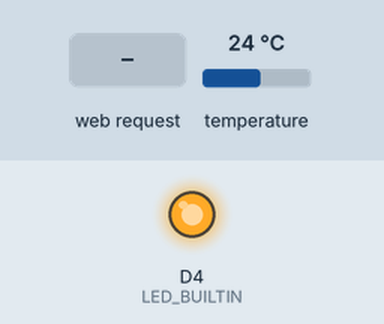
This sketch was run on a simulated ESP8266 (NodeMCU). Parts: output pins drawn as LEDs (lit = HIGH, except the on-board LED, lit = LOW). Dashed ring = blinking. The inputs (shaded band) are chosen by the test bench; at power-on: temperature 24 °C. WiFi joins after 1.5 s; servers stay silent unless stated; EEPROM starts erased; what the sketch prints to the serial monitor is not drawn.

Above: at 0.1 s.
At 2.57 s:
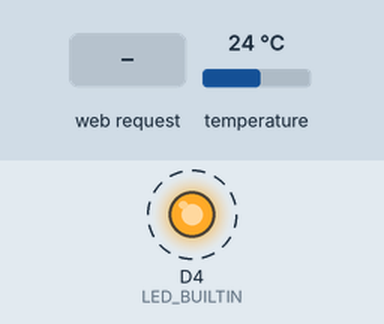
2.8 s: HTTP request GET /setinterval?interval=1 received
At 6.4 s:
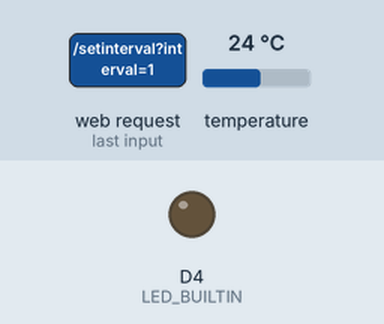
Timing chart, 0 to 22.5 s (numbered marks = the images above; inputs shaded):
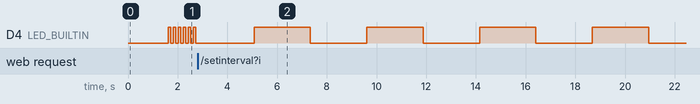

Measured:
- by itself, D4 (LED_BUILTIN): alternates HIGH for 2.3 s and LOW for 2.3 s

The sketch:

esp8266_measuring.ino
```cpp
#include <ESP8266WiFi.h>
#include <ESP8266WebServer.h>
#include <OneWire.h>
#include <DallasTemperature.h>
#include <WiFiUdp.h>
#include <EEPROM.h>
#define SENSORS_PIN D7


OneWire oneWire1(SENSORS_PIN);

DallasTemperature sensors(&oneWire1);

const int numSensors = 3;
const int maxRecords = numSensors * 1000;
const int INTERVAL_ADDRESS_IN_EEPROM = 0;
float temperatures[maxRecords];
unsigned long timestamps[maxRecords];
int ids[maxRecords];
int dataIndex = 0;
unsigned long lastMillis = 0;
int interval = 10000;


unsigned long blink = 0;
int blink_type = 0;

const char* ssid = "YOUR-SSID";
const char* password = "YOUR-PASSWORD";

ESP8266WebServer server(80);
WiFiUDP udp;
const unsigned int udpPort = 4210;
unsigned long lastUdpMillis = 0;

int sensor_ids[numSensors] = {1,2,3};

void writeToEEPROM(int address, int value) {
  EEPROM.put(address, value);
  EEPROM.commit();
}

int readFromEEPROM(int address) {
  int value;
  EEPROM.get(address, value);
  return value;
}

void setup() {
  pinMode(SENSORS_PIN, INPUT_PULLUP);
  pinMode(LED_BUILTIN, OUTPUT);

  sensors.begin();

  Serial.begin(9600);
  EEPROM.begin(512);

  interval = readFromEEPROM(INTERVAL_ADDRESS_IN_EEPROM);
  if (interval <= 0 || interval > 60000) {
    interval = 10000;
    writeToEEPROM(INTERVAL_ADDRESS_IN_EEPROM, interval);
    Serial.println("Interval set to default value: 10000 milliseconds");
  } else {
    Serial.printf("Current interval is %d milliseconds\n", interval);
  }

  WiFi.begin(ssid, password);
  while (WiFi.status() != WL_CONNECTED) {
    delay(500);
    Serial.print(".");
  }
  Serial.println("\nConnected to WiFi");

  Serial.print("IP Address: ");
  Serial.println(WiFi.localIP());

  udp.begin(udpPort);

  server.on("/setinterval", []() {
    int newInterval = server.arg("interval").toInt();
    if (newInterval > 0 && newInterval <= 60000) {
      interval = newInterval;
      writeToEEPROM(INTERVAL_ADDRESS_IN_EEPROM, interval);
      Serial.printf("Interval updated to %d milliseconds\n", interval);
      server.send(200, "text/html", "<p>Interval set</p>");
    } else {
      server.send(400, "text/html", "<p>Invalid interval</p>");
    }
  });

  server.on("/exit", []() {
    Serial.println("Restarting device...");
    server.send(200, "text/html", "<p>Exiting</p>");
    ESP.restart();
  });

  server.on("/temp", []() {
    String sensor_id = server.arg("sensor_id");
    int limit = server.arg("limit").toInt();
    unsigned long currentMillis = millis();
    unsigned long time_frame = 0;
    bool filterByTime = server.hasArg("time");
    unsigned long requestTime = server.arg("time").toInt() * 1000;

    if (filterByTime) {
      time_frame = currentMillis - requestTime;
    } else {
      time_frame = 0;
    }

    if (limit <= 0) {
      limit = 10;
    }

    String response = "{\"temperature_data\":[";
    int count = 0;
    int totalMatched = 0;

    for (int i = 0; i < maxRecords; i++) {
      bool isWithinTimeFrame = !filterByTime || timestamps[i] >= time_frame;
      bool matchesSensorId = sensor_id.isEmpty() || ids[i] == sensor_id.toInt();

      if (ids[i] != 0 && isWithinTimeFrame && matchesSensorId) {
        totalMatched++;

        if (count < limit) {
          if (count > 0) {
            response += ",";
          }
          response += "{\"temp\":" + String(temperatures[i], 2) + ",\"time\":" + String(currentMillis - timestamps[i]) + ",\"sensor_id\":" + ids[i] + "}";
          count++;
        }
      }
    }

    int remainCount = totalMatched - count;
    response += "],\"remain_cnt\":" + String(remainCount) + "}";
    server.send(200, "application/json", response);
  });

  Serial.println("Server started");
  server.begin();
}

void loop() {
  server.handleClient();

  if (millis() - blink >= 100) {
    blink = millis();

    if (blink_type == 1) {
      digitalWrite(LED_BUILTIN, HIGH);
      blink_type = 0;
    }else{
      digitalWrite(LED_BUILTIN, LOW);
      blink_type = 1;
    }
  }

  if (millis() - lastMillis >= interval) {
      lastMillis = millis();

      for (int i = 0; i < numSensors; i++) {
          sensors.requestTemperatures();
          float temperature = sensors.getTempCByIndex(i);

          if (dataIndex > numSensors * 2) {
              float lastTemperature = temperatures[(dataIndex - numSensors + maxRecords) % maxRecords];
              float secondLastTemperature = temperatures[(dataIndex - (numSensors * 2) + maxRecords) % maxRecords];

              float diffLast = abs(temperature - lastTemperature);
              float diffSecondLast = abs(temperature - secondLastTemperature);

              if (diffLast <= 0.2 && diffSecondLast <= 0.2) {
                  timestamps[(dataIndex - 3 + maxRecords) % maxRecords] = millis();
              } else {
                  temperatures[dataIndex] = temperature;
                  timestamps[dataIndex] = millis();
                  ids[dataIndex] = sensor_ids[i];
                  dataIndex = (dataIndex + 1) % maxRecords;
              }
          } else {
              temperatures[dataIndex] = temperature;
              timestamps[dataIndex] = millis();
              ids[dataIndex] = sensor_ids[i];
              dataIndex = (dataIndex + 1) % maxRecords;
          }
      }
  }


  if (millis() - lastUdpMillis > 1000) {
    int packetSize = udp.parsePacket();
    if (packetSize) {
      char packetBuffer[255];
      int len = udp.read(packetBuffer, sizeof(packetBuffer) - 1);
      packetBuffer[len] = '\0';
      if (len > 0) {
        String packetString = String(packetBuffer);

        if (packetString.indexOf("DISCOVER") >= 0) {
          if (packetString.indexOf(WiFi.localIP().toString()) < 0) {
            IPAddress remoteIp = udp.remoteIP();
            Serial.print("Device with IP: ");
            Serial.print(remoteIp);
            Serial.print(" is attempting to connect...");

            udp.beginPacket(remoteIp, udpPort);
            String message = "'DEVICE' ," + String(numSensors) + ", [";
            for (int i = 0; i < numSensors; i++) {
              message += sensor_ids[i];
              if (i < numSensors - 1)  message += ", ";
            }
            message += "]";
            udp.print(message);
            udp.endPacket();
            Serial.println("Response packet sent");
          }
        }
      } else {
        Serial.println("Error reading UDP packet");
      }
    }
    lastUdpMillis = millis();
  }
}
```
